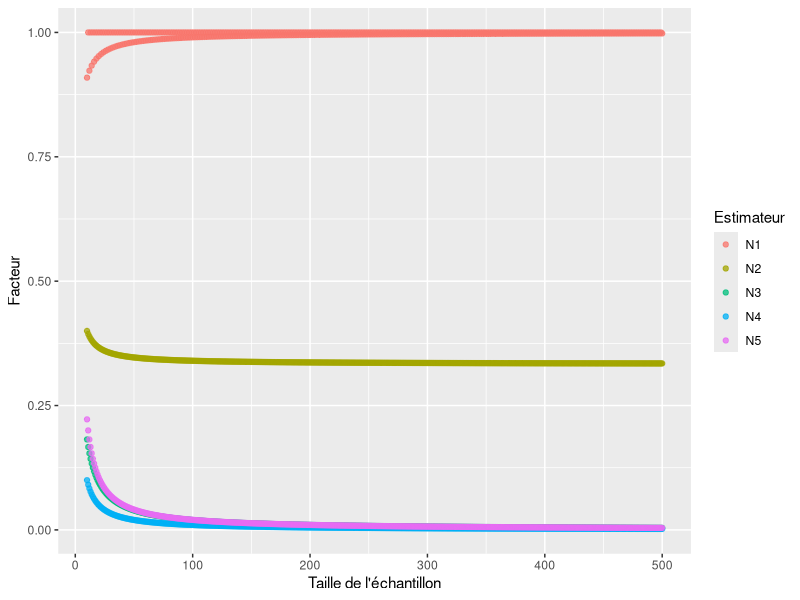
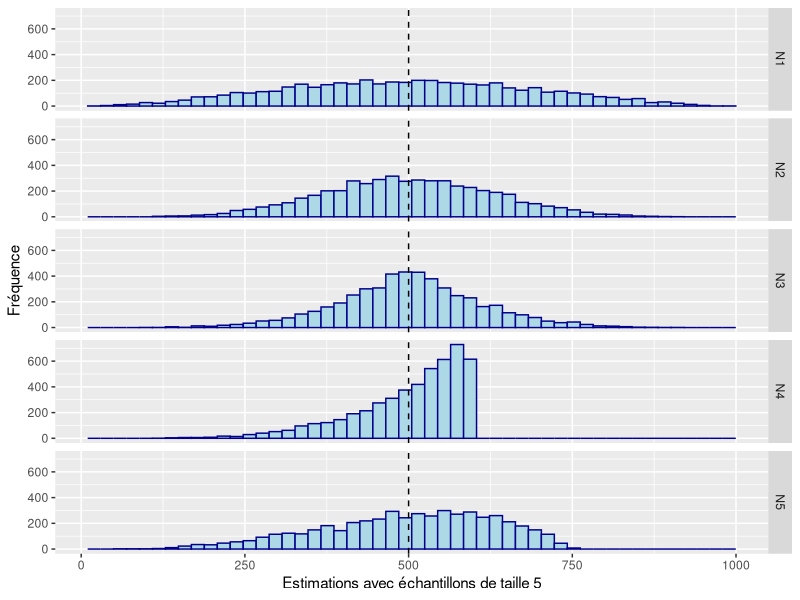
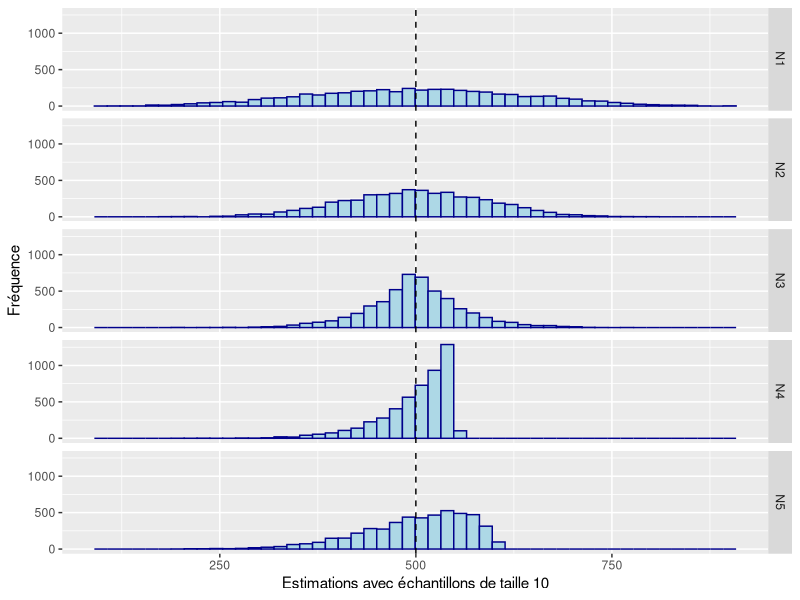
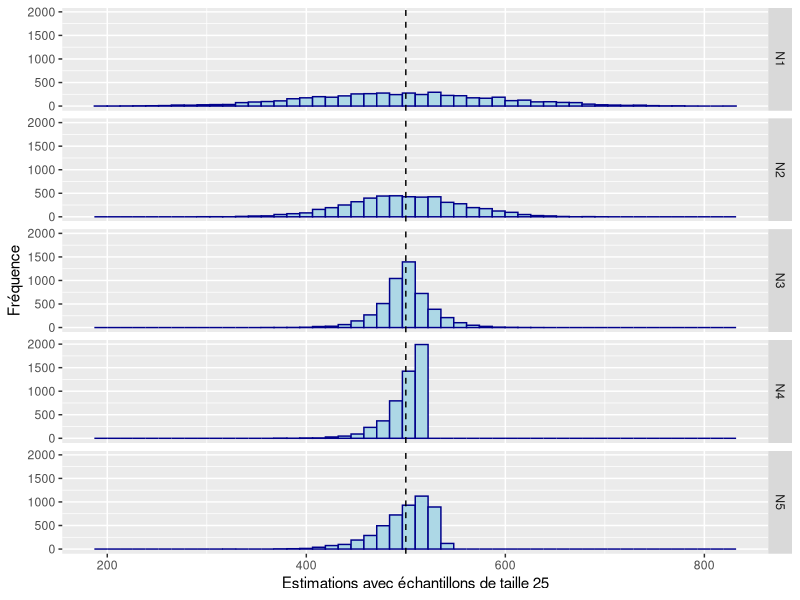
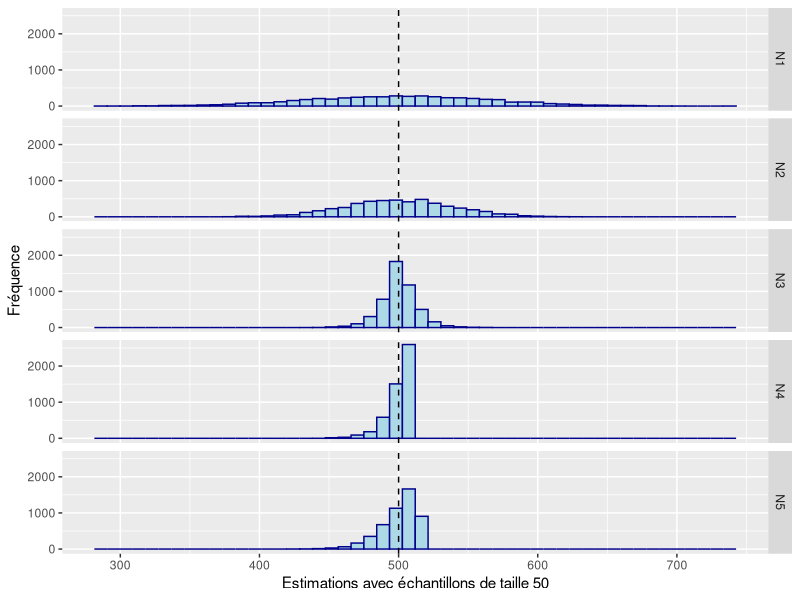
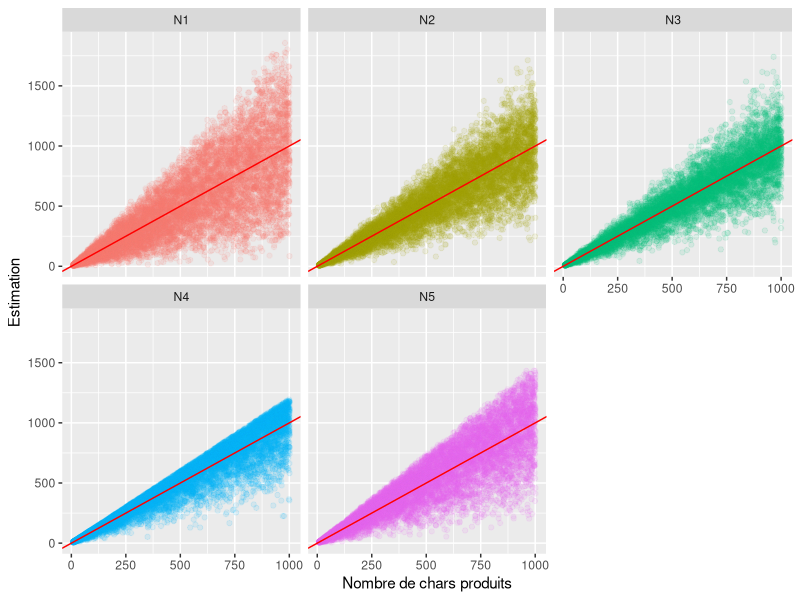
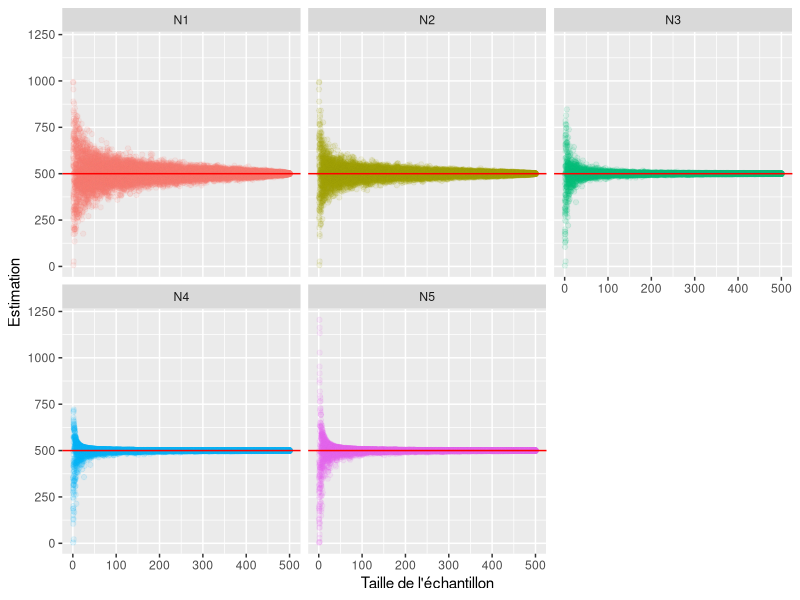

Generate these figures, in order, with R:
## ---- chunk 1
knitr::opts_chunk$set(cache = TRUE)

## Pour obtenir les mêmes résultats malgré l'échantillonnage aléatoire
set.seed(39894095)

## La librairie utilisée
## Pour l'installer, décommenter la ligne suivante:
## install.packages("tidyverse")
library(tidyverse)

## Définition des fonctions pour le calcul des mesures sur les numéros de série.

## Estimateur N1
N1 <- function(ech){
  return(round(2*median(ech)-1))
}

## Estimateur N2
N2 <- function(ech){
  return(round(2*mean(ech)-1))
}

## Estimateur N3
N3 <- function(ech){
  if (length(ech) == 1) return(ech)
  else return(round(max(ech)+min(ech)-1))
}

## Estimateur N4
N4 <- function(ech){
  if (length(ech) == 1) return(ech)
  else{
    n <- length(unique(ech))
    return(round((n+1)/n*max(ech)-1))
  }
}

## Estimateur N5
N5 <- function(ech){
  if (length(ech) == 1) return(ech)
  else{
    n <- length(unique(ech))
    return(round((max(ech)-min(ech))*(n+1)/(n-1)-1))
  }
}
## ---- chunk 2
n <- 500

var_mediane <- function(x){
  if (x %% 2 == 0) {return(x/(x+1))}
  else {return(1)}
}

data <- tibble(
  id = 10:n,
  N1 = map_dbl(id, ~var_mediane(.x)),
  N2 = map_dbl(id, ~(.x+2)/(3*.x)),
  N3 = map_dbl(id, ~2/(.x+1)),
  N4 = map_dbl(id, ~1/.x),
  N5 = map_dbl(id, ~2/(.x-1))
)

data <- data %>% 
  gather(key = Estimateur, value = Facteur, -id)

ggplot(data, aes(x=id, y=Facteur, color=Estimateur))+
  geom_point(alpha=0.75) +
  labs(
    x = "Taille de l'échantillon"
  )
## ---- chunk 3
pop <- c(1:500)
## ---- chunk 4
ech <- sample(pop, 5, replace = FALSE)
ech
## ---- chunk 5
N1(ech)
N2(ech)
N3(ech)
N4(ech)
N5(ech)
## ---- chunk 6
N <- 500
n <- 5
iter <- 5000
pop <- c(1:N)

ech5 <- tibble(id = map(1:iter, ~sample(pop, n, replace = FALSE)))
ech5 <- ech5 %>%
  mutate(N1 = map_dbl(id, N1),
         N2 = map_dbl(id, N2),
         N3 = map_dbl(id, N3),
         N4 = map_dbl(id, N4),
         N5 = map_dbl(id, N5)) %>%
  gather(estimateur, valeur, N1, N2, N3, N4, N5)

n <- 10
ech10 <- tibble(id = map(1:iter, ~sample(pop, n, replace = FALSE)))
ech10 <- ech10 %>%
  mutate(N1 = map_dbl(id, N1),
         N2 = map_dbl(id, N2),
         N3 = map_dbl(id, N3),
         N4 = map_dbl(id, N4),
         N5 = map_dbl(id, N5)) %>%
  gather(estimateur, valeur, N1, N2, N3, N4, N5)

n <- 25
ech25 <- tibble(id = map(1:iter, ~sample(pop, n, replace = FALSE)))
ech25 <- ech25 %>%
  mutate(N1 = map_dbl(id, N1),
         N2 = map_dbl(id, N2),
         N3 = map_dbl(id, N3),
         N4 = map_dbl(id, N4),
         N5 = map_dbl(id, N5)) %>%
  gather(estimateur, valeur, N1, N2, N3, N4, N5)

n <- 50
ech50 <- tibble(id = map(1:iter, ~sample(pop, n, replace = FALSE)))
ech50 <- ech50 %>%
  mutate(N1 = map_dbl(id, N1),
         N2 = map_dbl(id, N2),
         N3 = map_dbl(id, N3),
         N4 = map_dbl(id, N4), 
         N5 = map_dbl(id, N5)) %>%
  gather(estimateur, valeur, N1, N2, N3, N4, N5)
## ---- chunk 7
graphe_ech5 <- ggplot(data = ech5, mapping = aes(x = valeur))+
  geom_histogram(bins = 50, fill = "lightblue", color = "darkblue")+
  facet_grid(estimateur ~ .)+
  geom_vline(xintercept=N,linetype=2,color="black")+
  labs(
    x = "Estimations avec échantillons de taille 5",
    y = "Fréquence"
  )

graphe_ech10 <- ggplot(data = ech10, mapping = aes(x = valeur))+
  geom_histogram(bins = 50, fill = "lightblue", color = "darkblue")+
  facet_grid(estimateur ~ .)+
  geom_vline(xintercept=N,linetype=2,color="black")+
  labs(
    x = "Estimations avec échantillons de taille 10",
    y = "Fréquence"
  )

graphe_ech25 <- ggplot(data = ech25, mapping = aes(x = valeur))+
  geom_histogram(bins = 50, fill = "lightblue", color = "darkblue")+
  facet_grid(estimateur ~ .)+
  geom_vline(xintercept=N,linetype=2,color="black")+
  labs(
    x = "Estimations avec échantillons de taille 25",
    y = "Fréquence"
  )

graphe_ech50 <- ggplot(data = ech50, mapping = aes(x = valeur))+
  geom_histogram(bins = 50, fill = "lightblue", color = "darkblue")+
  facet_grid(estimateur ~ .)+
  geom_vline(xintercept=N,linetype=2,color="black")+
  labs(
    x = "Estimations avec échantillons de taille 50",
    y = "Fréquence"
  )
## ---- chunk 8
graphe_ech5
graphe_ech10
graphe_ech25
graphe_ech50
## ---- chunk 9
ech1000 <- tibble(
  pop = rep(seq(10, 1000, 5), 50),
  id = map(pop, ~sample(.x, 5, replace = FALSE))
  )
ech1000 <- ech1000 %>%
  mutate(N1 = map_dbl(id, N1),
         N2 = map_dbl(id, N2),
         N3 = map_dbl(id, N3),
         N4 = map_dbl(id, N4), 
         N5 = map_dbl(id, N5)) %>%
  gather(estimateur, valeur, N1, N2, N3, N4, N5)

ggplot(data = ech1000, aes(x = pop, y = valeur, color=estimateur))+
  geom_jitter(alpha=0.1)+
  labs(
    x = "Nombre de chars produits",
    y = "Estimation"
  )+
  geom_abline(intercept = 0, slope=1, color = "red") +
  facet_wrap(estimateur ~ .) + 
  theme(legend.position="none")
## ---- chunk 10
pop100 <- tibble(
  ech = rep(seq(1, 500, 1), 25),
  id = map(ech, ~sample(1:500, .x, replace = FALSE))
)
pop100 <- pop100 %>%
  mutate(N1 = map_dbl(id, N1),
         N2 = map_dbl(id, N2),
         N3 = map_dbl(id, N3),
         N4 = map_dbl(id, N4),
         N5 = map_dbl(id, N5)) %>%
  gather(estimateur, valeur, N1, N2, N3, N4, N5)

ggplot(data = pop100, aes(x = ech, y = valeur, color=estimateur))+
  geom_jitter(alpha=0.1)+
  labs(
    x = "Taille de l'échantillon",
    y = "Estimation"
  )+
  geom_abline(intercept = 500, slope=0, color = "red") +
  facet_wrap(estimateur ~ .) +
  theme(legend.position="none")
## ---- chunk 11
equip = c(83, 135, 274, 380, 668, 895, 955, 964, 1113, 
          1174, 1210, 1344, 1387, 1414, 1610, 1668, 1689, 
          1756, 1865, 1874, 1880, 1936, 2005, 2006, 2065, 
          2157, 2220, 2224, 2396, 2543, 2787)
data <- tibble(
  id = 1:length(equip),
  equip = equip
)
## ---- chunk 12
equip
